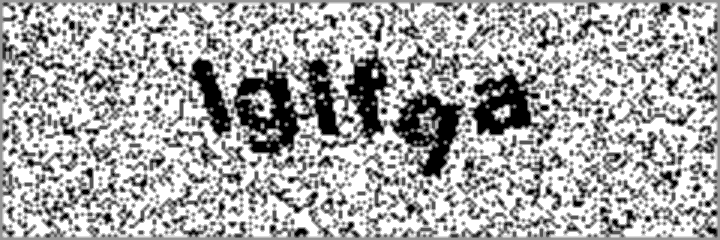
#> input picture 22.png, 720 x 240 px, given in place of 22.jpg, which was not available
$ python 'fill hole.py'
#> lines starting #> are read from the running program, lines starting #| are printed output that depends on the picture; after the words box and inside, x2 and y2 are one past the last pixel; in counts of white or black regions, pixels touching at a corner belong together
import cv2;
import numpy as np;

# Read image
im_in = cv2.imread("22.jpg", cv2.IMREAD_GRAYSCALE);
#> im_in is the input picture: shape (240, 720); min 0, max 255, mean 169.8

# Threshold.
# Set values equal to or above 220 to 0.
# Set values below 220 to 255.

th, im_th = cv2.threshold(im_in, 220, 255, cv2.THRESH_BINARY_INV);
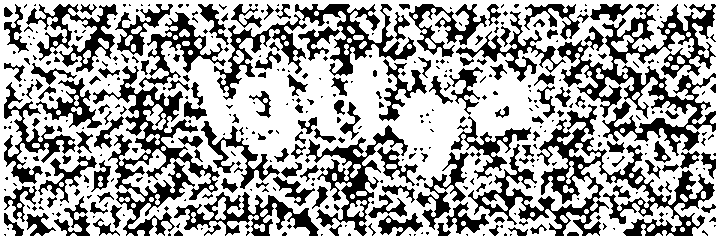
#> im_th: shape (240, 720); 64.4% white; 412 black regions (245 under 20 px), largest, box (x1, y1, x2, y2) and area: (468, 104, 715, 236) 7390, (557, 4, 716, 156) 7358, (93, 66, 220, 236) 5091

# Copy the thresholded image.
im_floodfill = im_th.copy()

# Mask used to flood filling.
# Notice the size needs to be 2 pixels than the image.
h, w = im_th.shape[:2]
#> h = 240; w = 720
mask = np.zeros((h+2, w+2), np.uint8)

# Floodfill from point (0, 0)
cv2.floodFill(im_floodfill, mask, (0,0), 255);

# Invert floodfilled image
im_floodfill_inv = cv2.bitwise_not(im_floodfill)

# Combine the two images to get the foreground.
im_out = im_th | im_floodfill_inv
#> im_out: shape (240, 720); every value is 255

# Display images.
cv2.imshow("Thresholded Image", im_th)
cv2.imshow("Floodfilled Image", im_floodfill)
cv2.imshow("Inverted Floodfilled Image", im_floodfill_inv)
cv2.imshow("Foreground", im_out)
cv2.waitKey(0)

$ run again, with 2080.png copied over 22.png
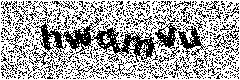
#> input picture 2080.png, 240 x 80 px, given in place of 22.jpg, which was not available
#> im_in: shape (80, 240); 66% white; black in thin lines or dots
#> im_th: shape (80, 240); 34% white in thin lines or dots
#> `cv2.floodFill(im_floodfill, mask, (0,0), 255);`:
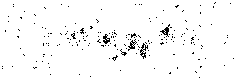
#> im_floodfill: shape (80, 240); 97.3% white; black in thin lines or dots
#> im_floodfill_inv: shape (80, 240); 2.7% white in thin lines or dots
#> `im_out = im_th | im_floodfill_inv`:
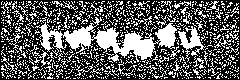
#> im_out: shape (80, 240); 36.7% white; 813 white regions (763 under 20 px), largest, box (x1, y1, x2, y2) and area: (35, 17, 181, 62) 2390, (178, 26, 206, 62) 359, (32, 50, 52, 67) 75

$ run again, with 3408.png copied over 22.png
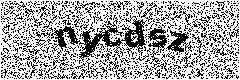
#> input picture 3408.png, 240 x 80 px, given in place of 22.jpg, which was not available
#> im_in: shape (80, 240); 66.7% white; black in thin lines or dots
#> im_th: shape (80, 240); 33.3% white in thin lines or dots
#> `cv2.floodFill(im_floodfill, mask, (0,0), 255);`:
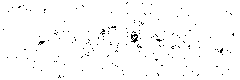
#> im_floodfill: shape (80, 240); 98.4% white; black in thin lines or dots
#> im_floodfill_inv: shape (80, 240); 1.6% white in thin lines or dots
#> `im_out = im_th | im_floodfill_inv`:
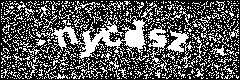
#> im_out: shape (80, 240); 34.8% white in thin lines or dots
